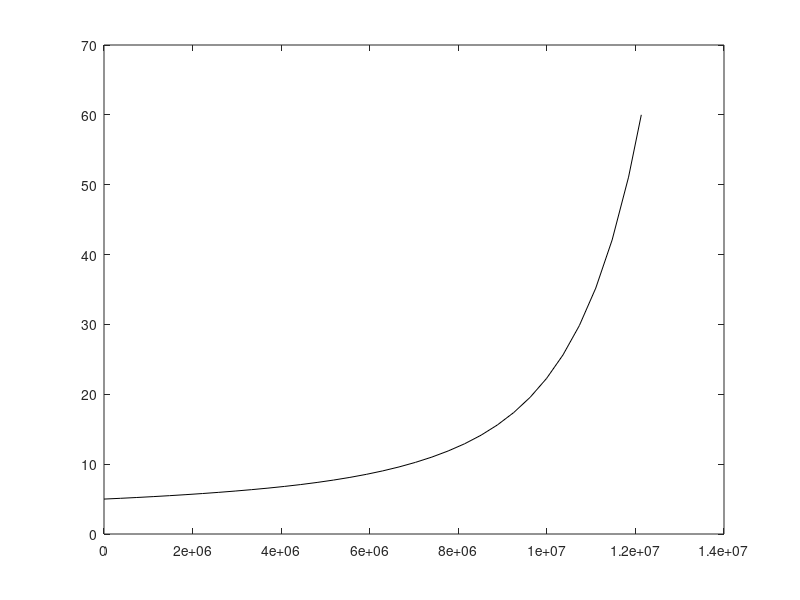

This figure's MATLAB source: (Note: this script raises an error after producing the figure.)
start_test = tic;
figure(1);
clf; ax = gca;

bN = 1.0e+07 * [
                   0   0.000000500000000
   0.037060900000000   0.000000510898014
   0.074060900000000   0.000000522625628
   0.111060900000000   0.000000535278369
   0.148060900000000   0.000000548857545
   0.185072200000000   0.000000563485567
   0.222111000000000   0.000000579221736
   0.259111000000000   0.000000596305858
   0.296111000000000   0.000000614774567
   0.333122500000000   0.000000634878686
   0.370172300000000   0.000000656753938
   0.407172300000000   0.000000680902459
   0.444172300000000   0.000000707811864
   0.481172300000000   0.000000738050709
   0.518200000000000   0.000000771979988
   0.555200000000000   0.000000810271142
   0.592260900000000   0.000000853807021
   0.629260900000000   0.000000903360212
   0.666260900000000   0.000000960089682
   0.703260900000000   0.000001025457914
   0.740260900000000   0.000001100991018
   0.777272200000000   0.000001188953556
   0.814311000000000   0.000001291701450
   0.851311000000000   0.000001413983822
   0.888311000000000   0.000001561055900
   0.925322500000000   0.000001739359971
   0.962372300000000   0.000001957593882
   0.999372300000000   0.000002227271499
   1.036372300000000   0.000002562839995
   1.073372300000000   0.000002983696581
   1.110400000000000   0.000003519781904
   1.147400000000000   0.000004209246796
   1.184460900000000   0.000005108663240
   1.213260900000000   0.000006000571917
];

% [a, b, l] = estgamma3( compress(bN, 10) );
a = 7.363088589086989e-22;
b = 3.204347970248095;
l = 0.670048819136999;

clf;
plot(bN(:,1), bN(:,2), 'k');
hold on;

gammapath2(a, l, b, 5, 60, 3);
axis([1e6 2e7 5 60]);
set(gca, 'XScale', 'log');

h = findobj(gca, 'type', 'line');
for i = 1:length(h)
    if get(h(i), 'color') == [0 0 0]
        continue
    end
    
    dx = get(h(i), 'XData');
    dx = compress(dx, 100);
    dy = get(h(i), 'YData');
    dy = compress(dy, 100);
    
    delete(h(i));
    h(i) = plot(dx, dy);
end

legend(sprintf('a=%.4g\nb=%.4f\nl=%.4f', a, b, l), 'location', 'northwest');

toc(start_test);